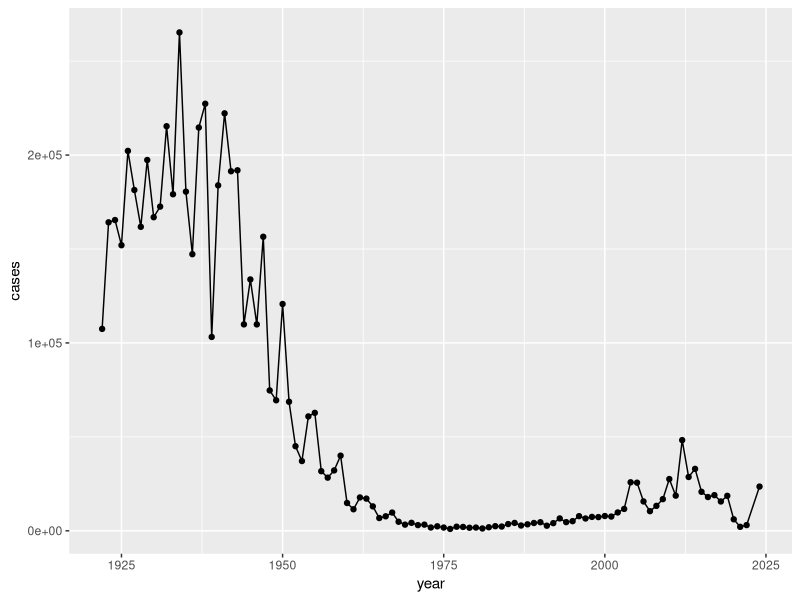
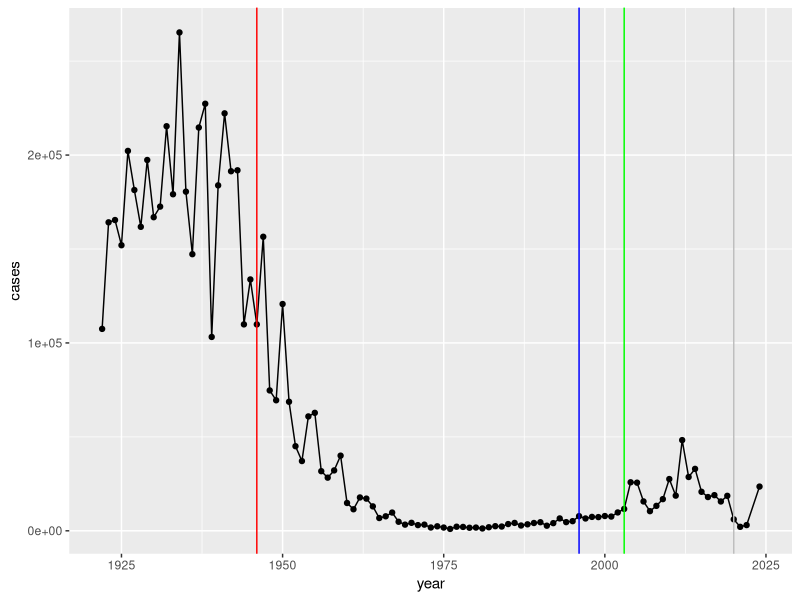

Generate these figures, in order, with R: (Note: this script raises an error after producing the figures.)
## ---- chunk 1
cdc<-data.frame(
                               year = c(1922L,1923L,1924L,1925L,1926L,
                                        1927L,1928L,1929L,1930L,1931L,1932L,
                                        1933L,1934L,1935L,1936L,1937L,1938L,
                                        1939L,1940L,1941L,1942L,1943L,
                                        1944L,1945L,1946L,1947L,1948L,1949L,
                                        1950L,1951L,1952L,1953L,1954L,1955L,
                                        1956L,1957L,1958L,1959L,1960L,
                                        1961L,1962L,1963L,1964L,1965L,1966L,
                                        1967L,1968L,1969L,1970L,1971L,1972L,
                                        1973L,1974L,1975L,1976L,1977L,1978L,
                                        1979L,1980L,1981L,1982L,1983L,
                                        1984L,1985L,1986L,1987L,1988L,1989L,
                                        1990L,1991L,1992L,1993L,1994L,1995L,
                                        1996L,1997L,1998L,1999L,2000L,
                                        2001L,2002L,2003L,2004L,2005L,2006L,
                                        2007L,2008L,2009L,2010L,2011L,2012L,
                                        2013L,2014L,2015L,2016L,2017L,2018L,
                                        2019L,2020L,2021L,2022L,2024L),
       cases = c(107473,164191,165418,152003,
                                        202210,181411,161799,197371,166914,
                                        172559,215343,179135,265269,180518,
                                        147237,214652,227319,103188,183866,
                                        222202,191383,191890,109873,133792,
                                        109860,156517,74715,69479,120718,68687,
                                        45030,37129,60886,62786,31732,28295,
                                        32148,40005,14809,11468,17749,
                                        17135,13005,6799,7717,9718,4810,3285,
                                        4249,3036,3287,1759,2402,1738,
                                        1010,2177,2063,1623,1730,1248,1895,
                                        2463,2276,3589,4195,2823,3450,4157,
                                        4570,2719,4083,6586,4617,5137,
                                        7796,6564,7405,7298,7867,7580,9771,
                                        11647,25827,25616,15632,10454,13278,
                                        16858,27550,18719,48277,28639,
                                        32971,20762,17972,18975,15609,18617,
                                        6124,2116,3044,23544)
     )

## ---- chunk 2
library(ggplot2)

baseplot <- ggplot(cdc) +
  aes(year, cases)+
  geom_point() +
  geom_line()

baseplot
## ---- chunk 3
baseplot + 
  geom_vline(xintercept = 1946, col = "red") +
  geom_vline(xintercept = 1996, col = "blue") +
  geom_vline(xintercept = 2020, col = "gray") + 
  geom_vline(xintercept = 2003, col = "green")
## ---- chunk 4
library(jsonlite)

subject <- read_json("http://cmi-pb.org/api/v5/subject",
                     simplifyVector = TRUE)
head(subject)
## ---- chunk 5
nrow(subject)
## ---- chunk 6
table(subject$infancy_vac)
## ---- chunk 7
table(subject$biological_sex)
## ---- chunk 8
table(subject$race, subject$biological_sex)
## ---- chunk 9
specimen <- read_json("http://cmi-pb.org/api/v5/specimen", 
                      simplifyVector = TRUE)
head(specimen)
## ---- chunk 10
library(dplyr)

meta <- inner_join(specimen, subject)
dim(meta)
head(meta)
## ---- chunk 11
abdata <- read_json("http://cmi-pb.org/api/v5/plasma_ab_titer", 
                      simplifyVector = TRUE)
head(abdata)
## ---- chunk 12
ab <- inner_join(abdata, meta)
head(ab)
## ---- chunk 13
nrow(ab)
## ---- chunk 14
table(ab$isotype)
## ---- chunk 15
table(ab$antigen)
## ---- chunk 16
table(ab$dataset)
## ---- chunk 17
igg <- filter(ab, isotype == "IgG")
head(igg)
## ---- chunk 18
ggplot(igg) +
  aes(MFI_normalised, antigen) +
  geom_boxplot() +
  facet_wrap(vars(visit), nrow=2)
## ---- chunk 19
ggplot(igg) +
  aes(MFI_normalised, antigen, col=infancy_vac ) +
  geom_boxplot() +
  facet_wrap(vars(visit), nrow=2)
## ---- chunk 20
table(igg$visit)
## ---- chunk 21
igg_7 <- filter(igg, visit %in% 1:7)
table(igg_7$visit)
## ---- chunk 22
ggplot(igg_7) +
  aes(MFI_normalised, antigen) +
  geom_boxplot() +
  facet_wrap(~visit)
## ---- chunk 23
ggplot(igg_7) +
  aes(MFI_normalised, antigen, col=infancy_vac ) +
  geom_boxplot(show.legend = FALSE) + 
  facet_wrap(vars(visit), nrow=2) +
  xlim(0,75) +
  theme_bw()
## ---- chunk 24
igg_7 %>% filter(visit != 8) %>%
ggplot() +
  aes(MFI_normalised, antigen, col=infancy_vac ) +
  geom_boxplot(show.legend = FALSE) + 
  xlim(0,75) +
  facet_wrap(vars(infancy_vac, visit), nrow=2)
## ---- chunk 25
abdata.21 <- ab %>% filter(dataset == "2021_dataset")

abdata.21 %>% 
  filter(isotype == "IgG",  antigen == "PT") %>%
  ggplot() +
    aes(x=planned_day_relative_to_boost,
        y=MFI_normalised,
        col=infancy_vac,
        group=subject_id) +
    geom_point() +
    geom_line() 
